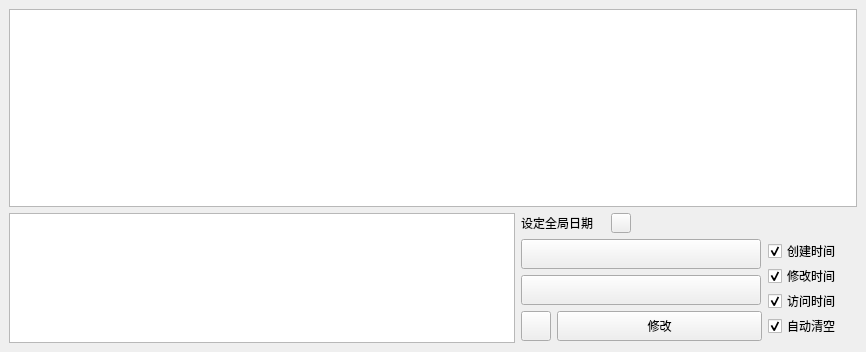
<?xml version="1.0" encoding="UTF-8"?>
<ui version="4.0">
 <class>MainWindow</class>
 <widget class="QMainWindow" name="MainWindow">
  <property name="geometry">
   <rect>
    <x>0</x>
    <y>0</y>
    <width>866</width>
    <height>352</height>
   </rect>
  </property>
  <property name="minimumSize">
   <size>
    <width>866</width>
    <height>0</height>
   </size>
  </property>
  <property name="windowTitle">
   <string>MainWindow</string>
  </property>
  <widget class="QWidget" name="centralwidget">
   <layout class="QGridLayout" name="gridLayout_3">
    <item row="0" column="0">
     <layout class="QGridLayout" name="gridLayout_2">
      <item row="0" column="0">
       <widget class="TableWidget" name="table_widget_info_bar"/>
      </item>
      <item row="1" column="0">
       <layout class="QHBoxLayout" name="horizontalLayout_3">
        <item>
         <widget class="TextEdit" name="text_edit_path_input">
          <property name="sizePolicy">
           <sizepolicy hsizetype="Minimum" vsizetype="Maximum">
            <horstretch>0</horstretch>
            <verstretch>0</verstretch>
           </sizepolicy>
          </property>
          <property name="minimumSize">
           <size>
            <width>500</width>
            <height>130</height>
           </size>
          </property>
          <property name="maximumSize">
           <size>
            <width>16777215</width>
            <height>130</height>
           </size>
          </property>
         </widget>
        </item>
        <item>
         <layout class="QGridLayout" name="gridLayout">
          <item row="0" column="0" colspan="2">
           <layout class="QHBoxLayout" name="horizontalLayout_2">
            <property name="spacing">
             <number>0</number>
            </property>
            <item>
             <widget class="StrongBodyLabel" name="StrongBodyLabel">
              <property name="minimumSize">
               <size>
                <width>90</width>
                <height>20</height>
               </size>
              </property>
              <property name="maximumSize">
               <size>
                <width>90</width>
                <height>20</height>
               </size>
              </property>
              <property name="text">
               <string>设定全局日期</string>
              </property>
             </widget>
            </item>
            <item>
             <widget class="ToolButton" name="tool_button_author_info">
              <property name="sizePolicy">
               <sizepolicy hsizetype="Minimum" vsizetype="Fixed">
                <horstretch>0</horstretch>
                <verstretch>0</verstretch>
               </sizepolicy>
              </property>
              <property name="minimumSize">
               <size>
                <width>20</width>
                <height>20</height>
               </size>
              </property>
              <property name="maximumSize">
               <size>
                <width>20</width>
                <height>20</height>
               </size>
              </property>
              <property name="styleSheet">
               <string notr="true">PushButton, ToolButton, ToggleButton, ToggleToolButton {
    color: black;
    background: rgba(255, 255, 255, 0.7);
    border: 1px solid rgba(0, 0, 0, 0.073);
    border-bottom: 1px solid rgba(0, 0, 0, 0.183);
    border-radius: 5px;
    /* font: 14px 'Segoe UI', 'Microsoft YaHei'; */
    padding: 5px 12px 6px 12px;
    outline: none;
}

ToolButton {
    padding: 5px 9px 6px 8px;
}

PushButton[hasIcon=false] {
    padding: 5px 12px 6px 12px;
}

PushButton[hasIcon=true] {
    padding: 5px 12px 6px 36px;
}

DropDownToolButton, PrimaryDropDownToolButton {
    padding: 5px 31px 6px 8px;
}

DropDownPushButton[hasIcon=false],
PrimaryDropDownPushButton[hasIcon=false] {
    padding: 5px 31px 6px 12px;
}

DropDownPushButton[hasIcon=true],
PrimaryDropDownPushButton[hasIcon=true] {
    padding: 5px 31px 6px 36px;
}

PushButton:hover, ToolButton:hover, ToggleButton:hover, ToggleToolButton:hover {
    background: rgba(249, 249, 249, 0.5);
}

PushButton:pressed, ToolButton:pressed, ToggleButton:pressed, ToggleToolButton:pressed {
    color: rgba(0, 0, 0, 0.63);
    background: rgba(249, 249, 249, 0.3);
    border-bottom: 1px solid rgba(0, 0, 0, 0.073);
}

PushButton:disabled, ToolButton:disabled, ToggleButton:disabled, ToggleToolButton:disabled {
    color: rgba(0, 0, 0, 0.36);
    background: rgba(249, 249, 249, 0.3);
    border: 1px solid rgba(0, 0, 0, 0.06);
    border-bottom: 1px solid rgba(0, 0, 0, 0.06);
}


PrimaryPushButton,
PrimaryToolButton,
ToggleButton:checked,
ToggleToolButton:checked {
    color: white;
    background-color: #009faa;
    border: 1px solid #00a7b3;
    border-bottom: 1px solid #007780;
}

PrimaryPushButton:hover,
PrimaryToolButton:hover,
ToggleButton:checked:hover,
ToggleToolButton:checked:hover {
    background-color: #00a7b3;
    border: 1px solid #2daab3;
    border-bottom: 1px solid #007780;
}

PrimaryPushButton:pressed,
PrimaryToolButton:pressed,
ToggleButton:checked:pressed,
ToggleToolButton:checked:pressed {
    color: rgba(255, 255, 255, 0.63);
    background-color: #3eabb3;
    border: 1px solid #3eabb3;
}

PrimaryPushButton:disabled,
PrimaryToolButton:disabled,
ToggleButton:checked:disabled,
ToggleToolButton:checked:disabled {
    color: rgba(255, 255, 255, 0.9);
    background-color: rgb(205, 205, 205);
    border: 1px solid rgb(205, 205, 205);
}

SplitDropButton,
PrimarySplitDropButton {
    border-left: none;
    border-top-left-radius: 0;
    border-bottom-left-radius: 0;
}

#splitPushButton,
#splitToolButton,
#primarySplitPushButton,
#primarySplitToolButton {
    border-top-right-radius: 0;
    border-bottom-right-radius: 0;
}

#splitPushButton:pressed,
#splitToolButton:pressed,
SplitDropButton:pressed {
    border-bottom: 1px solid rgba(0, 0, 0, 0.183);
}

PrimarySplitDropButton:pressed {
    border-bottom: 1px solid #007780;
}

#primarySplitPushButton, #primarySplitToolButton {
    border-right: 1px solid #3eabb3;
}

#primarySplitPushButton:pressed, #primarySplitToolButton:pressed {
    border-bottom: 1px solid #007780;
}

HyperlinkButton {
    /* font: 14px 'Segoe UI', 'Microsoft YaHei'; */
    padding: 6px 12px 6px 12px;
    color: #009faa;
    border: none;
    border-radius: 6px;
    background-color: transparent;
}

HyperlinkButton[hasIcon=false] {
    padding: 6px 12px 6px 12px;
}

HyperlinkButton[hasIcon=true] {
    padding: 6px 12px 6px 36px;
}

HyperlinkButton:hover {
    color: #009faa;
    background-color: rgba(0, 0, 0, 10);
    border: none;
}

HyperlinkButton:pressed {
    color: #009faa;
    background-color: rgba(0, 0, 0, 6);
    border: none;
}

HyperlinkButton:disabled {
    color: rgba(0, 0, 0, 0.43);
    background-color: transparent;
    border: none;
}


RadioButton {
    min-height: 24px;
    max-height: 24px;
    background-color: transparent;
    font: 14px 'Segoe UI', 'Microsoft YaHei', 'PingFang SC';
    color: black;
}

RadioButton::indicator {
    width: 18px;
    height: 18px;
    border-radius: 11px;
    border: 2px solid #999999;
    background-color: rgba(0, 0, 0, 5);
    margin-right: 4px;
}

RadioButton::indicator:hover {
    background-color: rgba(0, 0, 0, 0);
}

RadioButton::indicator:pressed {
    border: 2px solid #bbbbbb;
    background-color: qradialgradient(spread:pad, cx:0.5, cy:0.5, radius:0.5, fx:0.5, fy:0.5,
            stop:0 rgb(255, 255, 255),
            stop:0.5 rgb(255, 255, 255),
            stop:0.6 rgb(225, 224, 223),
            stop:1 rgb(225, 224, 223));
}

RadioButton::indicator:checked {
    height: 22px;
    width: 22px;
    border: none;
    border-radius: 11px;
    background-color: qradialgradient(spread:pad, cx:0.5, cy:0.5, radius:0.5, fx:0.5, fy:0.5,
            stop:0 rgb(255, 255, 255),
            stop:0.5 rgb(255, 255, 255),
            stop:0.6 #009faa,
            stop:1 #009faa);
}

RadioButton::indicator:checked:hover {
    background-color: qradialgradient(spread:pad, cx:0.5, cy:0.5, radius:0.5, fx:0.5, fy:0.5,
            stop:0 rgb(255, 255, 255),
            stop:0.6 rgb(255, 255, 255),
            stop:0.7 #009faa,
            stop:1 #009faa);
}

RadioButton::indicator:checked:pressed {
    background-color: qradialgradient(spread:pad, cx:0.5, cy:0.5, radius:0.5, fx:0.5, fy:0.5,
            stop:0 rgb(255, 255, 255),
            stop:0.5 rgb(255, 255, 255),
            stop:0.6 #009faa,
            stop:1 #009faa);
}

RadioButton:disabled {
    color: rgba(0, 0, 0, 110);
}

RadioButton::indicator:disabled {
    border: 2px solid #bbbbbb;
    background-color: transparent;
}

RadioButton::indicator:disabled:checked {
    border: none;
    background-color: qradialgradient(spread:pad, cx:0.5, cy:0.5, radius:0.5, fx:0.5, fy:0.5,
            stop:0 rgb(255, 255, 255),
            stop:0.5 rgb(255, 255, 255),
            stop:0.6 rgba(0, 0, 0, 0.2169),
            stop:1 rgba(0, 0, 0, 0.2169));
}

TransparentToolButton,
TransparentToggleToolButton,
TransparentDropDownToolButton,
TransparentPushButton,
TransparentDropDownPushButton,
TransparentTogglePushButton {
    background-color: transparent;
    border: none;
    border-radius: 5px;
    margin: 0;
}

TransparentToolButton:hover,
TransparentToggleToolButton:hover,
TransparentDropDownToolButton:hover,
TransparentPushButton:hover,
TransparentDropDownPushButton:hover,
TransparentTogglePushButton:hover {
    background-color: rgba(0, 0, 0, 9);
    border: none;
}

TransparentToolButton:pressed,
TransparentToggleToolButton:pressed,
TransparentDropDownToolButton:pressed,
TransparentPushButton:pressed,
TransparentDropDownPushButton:pressed,
TransparentTogglePushButton:pressed {
    background-color: rgba(0, 0, 0, 6);
    border: none;
}

TransparentToolButton:disabled,
TransparentToggleToolButton:disabled,
TransparentDropDownToolButton:disabled,
TransprentPushButton:disabled,
TransparentDropDownPushButton:disabled,
TransprentTogglePushButton:disabled {
    background-color: transparent;
    border: none;
}


PillPushButton,
PillPushButton:hover,
PillPushButton:pressed,
PillPushButton:disabled,
PillPushButton:checked,
PillPushButton:checked:hover,
PillPushButton:checked:pressed,
PillPushButton:disabled:checked,
PillToolButton,
PillToolButton:hover,
PillToolButton:pressed,
PillToolButton:disabled,
PillToolButton:checked,
PillToolButton:checked:hover,
PillToolButton:checked:pressed,
PillToolButton:disabled:checked {
    background-color: transparent;
    border: none;
}
</string>
              </property>
             </widget>
            </item>
            <item>
             <spacer name="horizontalSpacer">
              <property name="orientation">
               <enum>Qt::Horizontal</enum>
              </property>
              <property name="sizeHint" stdset="0">
               <size>
                <width>211</width>
                <height>17</height>
               </size>
              </property>
             </spacer>
            </item>
           </layout>
          </item>
          <item row="1" column="0">
           <layout class="QVBoxLayout" name="verticalLayout_2">
            <item>
             <widget class="CalendarPicker" name="calendar_picker_ymd">
              <property name="minimumSize">
               <size>
                <width>240</width>
                <height>30</height>
               </size>
              </property>
              <property name="maximumSize">
               <size>
                <width>240</width>
                <height>30</height>
               </size>
              </property>
              <property name="autoDefault">
               <bool>false</bool>
              </property>
              <property name="dateFormat">
               <enum>Qt::LocalDate</enum>
              </property>
             </widget>
            </item>
            <item>
             <widget class="TimePicker" name="time_picker_hms">
              <property name="enabled">
               <bool>true</bool>
              </property>
              <property name="minimumSize">
               <size>
                <width>240</width>
                <height>30</height>
               </size>
              </property>
              <property name="maximumSize">
               <size>
                <width>240</width>
                <height>30</height>
               </size>
              </property>
              <property name="focusPolicy">
               <enum>Qt::StrongFocus</enum>
              </property>
              <property name="toolTip">
               <string/>
              </property>
              <property name="styleSheet">
               <string notr="true">ScrollButton {
    background-color: rgb(249, 249, 249);
    border: none;
    border-radius: 7px;
}

CycleListWidget {
    background-color: transparent;
    border: none;
    border-top-left-radius: 7px;
    border-top-right-radius: 7px;
    outline: none;
    font: 14px 'Segoe UI', 'Microsoft YaHei', 'PingFang SC';
}

CycleListWidget::item {
    color: black;
    background-color: transparent;
    border: none;
    border-radius: 5px;
    margin: 0 4px;
    padding-left: 11px;
    padding-right: 11px;
}

CycleListWidget::item:hover {
    background-color: rgba(0, 0, 0, 9);
}

CycleListWidget::item:selected {
    background-color: rgba(0, 0, 0, 9);
}

CycleListWidget::item:selected:active {
    background-color: rgba(0, 0, 0, 6);
}

PickerPanel &gt; #view {
    background-color: rgb(249, 249, 249);
    border: 1px solid rgba(0, 0, 0, 0.14);
    border-radius: 7px;
}

SeparatorWidget {
    background-color: rgb(234, 234, 234);
}

ItemMaskWidget {
    font: 14px 'Segoe UI', 'Microsoft YaHei', 'PingFang SC';
}

PickerBase {
    font: 14px 'Segoe UI', 'Microsoft YaHei', 'PingFang SC';
    background: rgba(255, 255, 255, 0.7);
    border: 1px solid rgba(0, 0, 0, 0.073);
    border-bottom: 1px solid rgba(0, 0, 0, 0.183);
    border-radius: 5px;
    outline: none;
}

PickerBase:hover {
    background: rgba(249, 249, 249, 0.5);
}

PickerBase:pressed {
    background: rgba(249, 249, 249, 0.3);
    border-bottom: 1px solid rgba(0, 0, 0, 0.073);
}

PickerBase:disabled {
    color: rgba(0, 0, 0, 0.36);
    background: rgba(255, 255, 255, 0.3);
    border: 1px solid rgba(0, 0, 0, 0.06);
    border-bottom: 1px solid rgba(0, 0, 0, 0.06);
}

#pickerButton {
    font: 14px 'Segoe UI', 'Microsoft YaHei', 'PingFang SC';
    color: rgba(0, 0, 0, 0.6);
    background-color: transparent;
    border: none;
    outline: none;
    padding-left: 10px;
    padding-right: 10px;
}

#pickerButton:disabled {
    color: rgba(0, 0, 0, 0.36);
}

#pickerButton[hasBorder=true]:enabled {
    border-right: 1px solid rgba(0, 0, 0, 0.073);
}

#pickerButton[hasBorder=true]:disabled {
    border-right: 1px solid rgba(0, 0, 0, 0.06);
}

#pickerButton[hasBorder=false] {
    border-right: transparent;
}

#pickerButton[enter=true]:enabled {
    color: rgba(0, 0, 0, 0.896);
}

#pickerButton[hasValue=true]:enabled{
    color: rgb(0, 0, 0);
}

#pickerButton[pressed=true] {
    color: rgba(0, 0, 0, 0.6);
}

#pickerButton[align=&quot;center&quot;] {
    text-align: center;
}

#pickerButton[align=&quot;left&quot;] {
    text-align: left;
}

#pickerButton[align=&quot;right&quot;] {
    text-align: right;
}
</string>
              </property>
              <property name="locale">
               <locale language="Chinese" country="China"/>
              </property>
              <property name="text">
               <string/>
              </property>
              <property name="autoDefault">
               <bool>false</bool>
              </property>
              <property name="default">
               <bool>false</bool>
              </property>
              <property name="flat">
               <bool>false</bool>
              </property>
              <property name="secondVisible">
               <bool>true</bool>
              </property>
             </widget>
            </item>
           </layout>
          </item>
          <item row="1" column="1" rowspan="2">
           <layout class="QVBoxLayout" name="verticalLayout">
            <property name="spacing">
             <number>2</number>
            </property>
            <item>
             <widget class="CheckBox" name="check_box_create_time">
              <property name="minimumSize">
               <size>
                <width>29</width>
                <height>22</height>
               </size>
              </property>
              <property name="maximumSize">
               <size>
                <width>90</width>
                <height>22</height>
               </size>
              </property>
              <property name="text">
               <string>创建时间</string>
              </property>
              <property name="checked">
               <bool>true</bool>
              </property>
             </widget>
            </item>
            <item>
             <widget class="CheckBox" name="check_box_modify_time">
              <property name="minimumSize">
               <size>
                <width>29</width>
                <height>22</height>
               </size>
              </property>
              <property name="maximumSize">
               <size>
                <width>90</width>
                <height>22</height>
               </size>
              </property>
              <property name="text">
               <string>修改时间</string>
              </property>
              <property name="checked">
               <bool>true</bool>
              </property>
             </widget>
            </item>
            <item>
             <widget class="CheckBox" name="check_box_access_time">
              <property name="minimumSize">
               <size>
                <width>29</width>
                <height>22</height>
               </size>
              </property>
              <property name="maximumSize">
               <size>
                <width>90</width>
                <height>22</height>
               </size>
              </property>
              <property name="text">
               <string>访问时间</string>
              </property>
              <property name="checked">
               <bool>true</bool>
              </property>
             </widget>
            </item>
            <item>
             <widget class="CheckBox" name="check_box_auto_clear">
              <property name="minimumSize">
               <size>
                <width>29</width>
                <height>22</height>
               </size>
              </property>
              <property name="maximumSize">
               <size>
                <width>90</width>
                <height>22</height>
               </size>
              </property>
              <property name="text">
               <string>自动清空</string>
              </property>
              <property name="checked">
               <bool>true</bool>
              </property>
             </widget>
            </item>
           </layout>
          </item>
          <item row="2" column="0">
           <layout class="QHBoxLayout" name="horizontalLayout">
            <item>
             <widget class="ToolButton" name="tool_button_open_dir">
              <property name="sizePolicy">
               <sizepolicy hsizetype="Minimum" vsizetype="Fixed">
                <horstretch>0</horstretch>
                <verstretch>0</verstretch>
               </sizepolicy>
              </property>
              <property name="minimumSize">
               <size>
                <width>30</width>
                <height>30</height>
               </size>
              </property>
              <property name="maximumSize">
               <size>
                <width>30</width>
                <height>30</height>
               </size>
              </property>
             </widget>
            </item>
            <item>
             <widget class="PushButton" name="push_button_change_time">
              <property name="sizePolicy">
               <sizepolicy hsizetype="Fixed" vsizetype="Fixed">
                <horstretch>0</horstretch>
                <verstretch>0</verstretch>
               </sizepolicy>
              </property>
              <property name="minimumSize">
               <size>
                <width>205</width>
                <height>30</height>
               </size>
              </property>
              <property name="maximumSize">
               <size>
                <width>205</width>
                <height>30</height>
               </size>
              </property>
              <property name="text">
               <string>修改</string>
              </property>
             </widget>
            </item>
           </layout>
          </item>
         </layout>
        </item>
       </layout>
      </item>
     </layout>
    </item>
   </layout>
  </widget>
 </widget>
 <customwidgets>
  <customwidget>
   <class>CheckBox</class>
   <extends>QCheckBox</extends>
   <header>qfluentwidgets</header>
  </customwidget>
  <customwidget>
   <class>PushButton</class>
   <extends>QPushButton</extends>
   <header>qfluentwidgets</header>
  </customwidget>
  <customwidget>
   <class>ToolButton</class>
   <extends>QToolButton</extends>
   <header>qfluentwidgets</header>
  </customwidget>
  <customwidget>
   <class>CalendarPicker</class>
   <extends>QPushButton</extends>
   <header>qfluentwidgets</header>
  </customwidget>
  <customwidget>
   <class>TimePicker</class>
   <extends>QPushButton</extends>
   <header>qfluentwidgets</header>
  </customwidget>
  <customwidget>
   <class>StrongBodyLabel</class>
   <extends>QLabel</extends>
   <header>qfluentwidgets</header>
  </customwidget>
  <customwidget>
   <class>TextEdit</class>
   <extends>QTextEdit</extends>
   <header>qfluentwidgets</header>
  </customwidget>
  <customwidget>
   <class>TableWidget</class>
   <extends>QTableWidget</extends>
   <header>qfluentwidgets</header>
  </customwidget>
 </customwidgets>
 <resources/>
 <connections/>
</ui>
